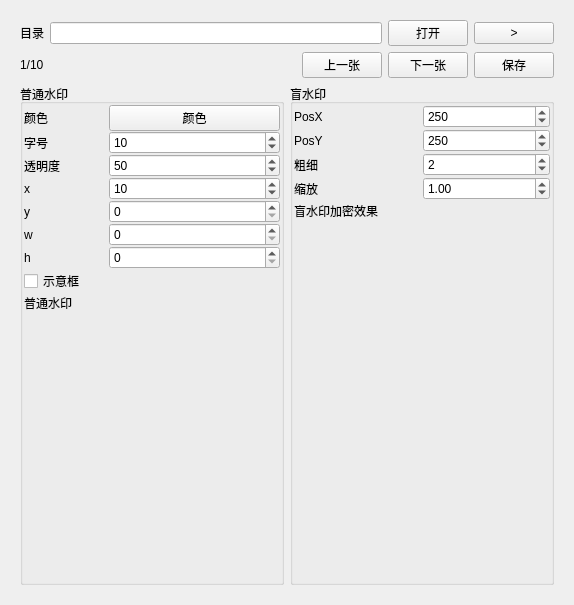
<?xml version="1.0" encoding="UTF-8"?>
<ui version="4.0">
 <class>Widget</class>
 <widget class="QWidget" name="Widget">
  <property name="geometry">
   <rect>
    <x>0</x>
    <y>0</y>
    <width>572</width>
    <height>605</height>
   </rect>
  </property>
  <property name="windowTitle">
   <string>Widget</string>
  </property>
  <layout class="QGridLayout" name="gridLayout">
   <item row="0" column="0">
    <widget class="QStackedWidget" name="stackedWidget">
     <property name="currentIndex">
      <number>0</number>
     </property>
     <widget class="QWidget" name="pageWatermark">
      <layout class="QGridLayout" name="gridLayout_5">
       <item row="0" column="0">
        <layout class="QHBoxLayout" name="horizontalLayout">
         <property name="sizeConstraint">
          <enum>QLayout::SetFixedSize</enum>
         </property>
         <item>
          <widget class="QLabel" name="labelWMDir">
           <property name="text">
            <string>目录</string>
           </property>
          </widget>
         </item>
         <item>
          <widget class="QLineEdit" name="lineWMDir">
           <property name="readOnly">
            <bool>true</bool>
           </property>
          </widget>
         </item>
         <item>
          <widget class="QPushButton" name="btnNormalOpen">
           <property name="text">
            <string>打开</string>
           </property>
          </widget>
         </item>
         <item>
          <widget class="QPushButton" name="btnNormalToTest">
           <property name="text">
            <string>&gt;</string>
           </property>
          </widget>
         </item>
        </layout>
       </item>
       <item row="1" column="0">
        <layout class="QHBoxLayout" name="horizontalLayout_3">
         <item>
          <widget class="QLabel" name="label">
           <property name="text">
            <string>1/10</string>
           </property>
          </widget>
         </item>
         <item>
          <spacer name="horizontalSpacer_2">
           <property name="orientation">
            <enum>Qt::Horizontal</enum>
           </property>
           <property name="sizeHint" stdset="0">
            <size>
             <width>40</width>
             <height>20</height>
            </size>
           </property>
          </spacer>
         </item>
         <item>
          <widget class="QPushButton" name="btnPre">
           <property name="text">
            <string>上一张</string>
           </property>
          </widget>
         </item>
         <item>
          <widget class="QPushButton" name="btnNext">
           <property name="text">
            <string>下一张</string>
           </property>
          </widget>
         </item>
         <item>
          <widget class="QPushButton" name="btnNormalSave">
           <property name="text">
            <string>保存</string>
           </property>
          </widget>
         </item>
        </layout>
       </item>
       <item row="2" column="0">
        <layout class="QHBoxLayout" name="horizontalLayout_2">
         <item>
          <widget class="QGroupBox" name="groupBoxNormal">
           <property name="maximumSize">
            <size>
             <width>16777215</width>
             <height>16777215</height>
            </size>
           </property>
           <property name="title">
            <string>普通水印</string>
           </property>
           <layout class="QGridLayout" name="gridLayout_3">
            <property name="leftMargin">
             <number>1</number>
            </property>
            <property name="topMargin">
             <number>1</number>
            </property>
            <property name="rightMargin">
             <number>1</number>
            </property>
            <property name="bottomMargin">
             <number>1</number>
            </property>
            <property name="spacing">
             <number>0</number>
            </property>
            <item row="1" column="1" colspan="2">
             <widget class="QPushButton" name="btnNormalColor">
              <property name="text">
               <string>颜色</string>
              </property>
             </widget>
            </item>
            <item row="1" column="0">
             <widget class="QLabel" name="labelNormalColor">
              <property name="text">
               <string>颜色</string>
              </property>
             </widget>
            </item>
            <item row="9" column="0" colspan="3">
             <widget class="QCheckBox" name="checkNormalRect">
              <property name="text">
               <string>示意框</string>
              </property>
             </widget>
            </item>
            <item row="5" column="0">
             <widget class="QLabel" name="labelNormalPosX">
              <property name="text">
               <string>x</string>
              </property>
             </widget>
            </item>
            <item row="8" column="1" colspan="2">
             <widget class="QSpinBox" name="spinBoxNormalH">
              <property name="maximum">
               <number>10000</number>
              </property>
             </widget>
            </item>
            <item row="6" column="1" colspan="2">
             <widget class="QSpinBox" name="spinBoxNormalY">
              <property name="maximum">
               <number>10000</number>
              </property>
             </widget>
            </item>
            <item row="7" column="0">
             <widget class="QLabel" name="labelNormalPosW">
              <property name="text">
               <string>w</string>
              </property>
             </widget>
            </item>
            <item row="11" column="0" colspan="3">
             <widget class="QLabel" name="labelNormalWMDemo">
              <property name="minimumSize">
               <size>
                <width>256</width>
                <height>256</height>
               </size>
              </property>
              <property name="text">
               <string/>
              </property>
              <property name="alignment">
               <set>Qt::AlignCenter</set>
              </property>
             </widget>
            </item>
            <item row="5" column="1" colspan="2">
             <widget class="QSpinBox" name="spinBoxNormalX">
              <property name="maximum">
               <number>10000</number>
              </property>
              <property name="value">
               <number>10</number>
              </property>
             </widget>
            </item>
            <item row="7" column="1" colspan="2">
             <widget class="QSpinBox" name="spinBoxNormalW">
              <property name="maximum">
               <number>10000</number>
              </property>
             </widget>
            </item>
            <item row="6" column="0">
             <widget class="QLabel" name="labelNormalPosY">
              <property name="text">
               <string>y</string>
              </property>
             </widget>
            </item>
            <item row="10" column="0" colspan="3">
             <widget class="QLabel" name="labelNormalDemo">
              <property name="maximumSize">
               <size>
                <width>16777215</width>
                <height>20</height>
               </size>
              </property>
              <property name="text">
               <string>普通水印</string>
              </property>
             </widget>
            </item>
            <item row="3" column="1" colspan="2">
             <widget class="QSpinBox" name="spinBoxNormalFontSize">
              <property name="minimum">
               <number>1</number>
              </property>
              <property name="singleStep">
               <number>2</number>
              </property>
              <property name="value">
               <number>10</number>
              </property>
             </widget>
            </item>
            <item row="8" column="0">
             <widget class="QLabel" name="labelNormalPosH">
              <property name="text">
               <string>h</string>
              </property>
             </widget>
            </item>
            <item row="3" column="0">
             <widget class="QLabel" name="labelNormalFontSIze">
              <property name="text">
               <string>字号</string>
              </property>
             </widget>
            </item>
            <item row="4" column="0">
             <widget class="QLabel" name="labelOpacity">
              <property name="text">
               <string>透明度</string>
              </property>
             </widget>
            </item>
            <item row="4" column="1" colspan="2">
             <widget class="QSpinBox" name="spinBoxNormalOpacity">
              <property name="maximum">
               <number>100</number>
              </property>
              <property name="value">
               <number>50</number>
              </property>
             </widget>
            </item>
           </layout>
          </widget>
         </item>
         <item>
          <widget class="QGroupBox" name="groupBoxBlind">
           <property name="maximumSize">
            <size>
             <width>16777215</width>
             <height>16777215</height>
            </size>
           </property>
           <property name="title">
            <string>盲水印</string>
           </property>
           <layout class="QGridLayout" name="gridLayout_4">
            <property name="leftMargin">
             <number>1</number>
            </property>
            <property name="topMargin">
             <number>1</number>
            </property>
            <property name="rightMargin">
             <number>1</number>
            </property>
            <property name="bottomMargin">
             <number>1</number>
            </property>
            <property name="spacing">
             <number>1</number>
            </property>
            <item row="3" column="1">
             <widget class="QDoubleSpinBox" name="spinBlindScale">
              <property name="value">
               <double>1.000000000000000</double>
              </property>
             </widget>
            </item>
            <item row="0" column="1">
             <widget class="QSpinBox" name="spinBlindPosX">
              <property name="maximum">
               <number>10000</number>
              </property>
              <property name="value">
               <number>250</number>
              </property>
             </widget>
            </item>
            <item row="1" column="0">
             <widget class="QLabel" name="labelBlindPosY">
              <property name="text">
               <string>PosY</string>
              </property>
             </widget>
            </item>
            <item row="1" column="1">
             <widget class="QSpinBox" name="spinBlindPosY">
              <property name="maximum">
               <number>10000</number>
              </property>
              <property name="value">
               <number>250</number>
              </property>
             </widget>
            </item>
            <item row="3" column="0">
             <widget class="QLabel" name="labelBlindScale">
              <property name="text">
               <string>缩放</string>
              </property>
             </widget>
            </item>
            <item row="2" column="0">
             <widget class="QLabel" name="labelBlindThickness">
              <property name="text">
               <string>粗细</string>
              </property>
             </widget>
            </item>
            <item row="2" column="1">
             <widget class="QSpinBox" name="spinBlindThickness">
              <property name="minimum">
               <number>1</number>
              </property>
              <property name="maximum">
               <number>10</number>
              </property>
              <property name="value">
               <number>2</number>
              </property>
             </widget>
            </item>
            <item row="4" column="0" colspan="2">
             <widget class="QLabel" name="labelBlindResult">
              <property name="maximumSize">
               <size>
                <width>16777215</width>
                <height>20</height>
               </size>
              </property>
              <property name="text">
               <string>盲水印加密效果</string>
              </property>
             </widget>
            </item>
            <item row="5" column="0" colspan="2">
             <widget class="QLabel" name="labelBlindDemo">
              <property name="minimumSize">
               <size>
                <width>256</width>
                <height>256</height>
               </size>
              </property>
              <property name="text">
               <string/>
              </property>
              <property name="alignment">
               <set>Qt::AlignCenter</set>
              </property>
             </widget>
            </item>
            <item row="0" column="0">
             <widget class="QLabel" name="labelBlindPosX">
              <property name="text">
               <string>PosX</string>
              </property>
             </widget>
            </item>
           </layout>
          </widget>
         </item>
        </layout>
       </item>
      </layout>
     </widget>
     <widget class="QWidget" name="pageTest">
      <layout class="QGridLayout" name="gridLayout_2">
       <item row="1" column="0" colspan="5">
        <widget class="QLabel" name="labelImgTest">
         <property name="text">
          <string/>
         </property>
         <property name="alignment">
          <set>Qt::AlignCenter</set>
         </property>
        </widget>
       </item>
       <item row="0" column="0">
        <widget class="QLabel" name="labelImgWithWM">
         <property name="text">
          <string>带盲水印图片</string>
         </property>
        </widget>
       </item>
       <item row="0" column="1">
        <widget class="QLineEdit" name="lineWMImgPath">
         <property name="readOnly">
          <bool>true</bool>
         </property>
        </widget>
       </item>
       <item row="0" column="4">
        <widget class="QPushButton" name="btnTestToWM">
         <property name="text">
          <string>&lt;</string>
         </property>
        </widget>
       </item>
       <item row="0" column="2">
        <widget class="QPushButton" name="btnOpenImgWM">
         <property name="text">
          <string>打开</string>
         </property>
        </widget>
       </item>
       <item row="0" column="3">
        <widget class="QPushButton" name="btnParse">
         <property name="text">
          <string>解析</string>
         </property>
        </widget>
       </item>
      </layout>
     </widget>
    </widget>
   </item>
  </layout>
 </widget>
 <resources/>
 <connections/>
</ui>
